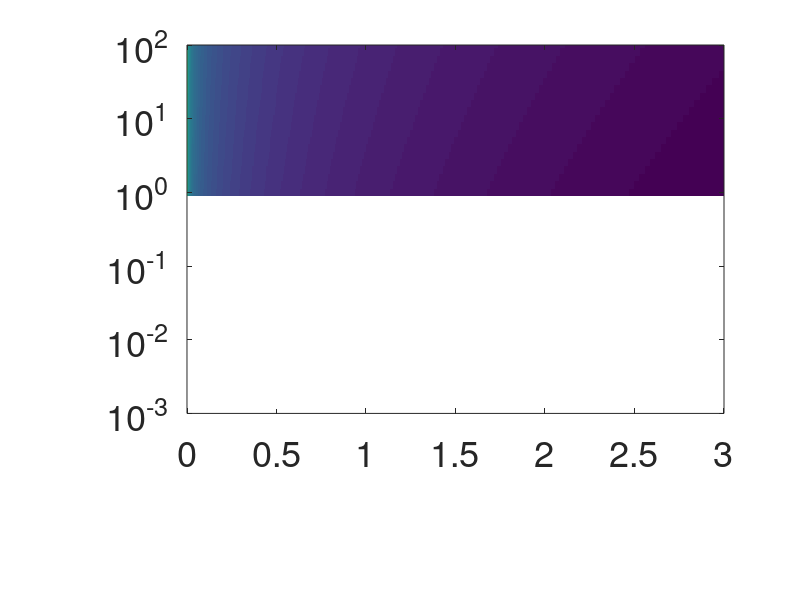

Recreate this plot in MATLAB. (Note: this script raises an error after producing the figure.)
clear all

DeltaA = 6.5e-18; % m^2
N = 1000;
k = 1; % 1/s
a = 1e-5; % m
eta = 1e-3; % Pa*s
beta = 2.5e20; % 1/J
D = 1.5e-10; % m^2/s
K = 5e-14; % m^2

vvec = linspace(1e-9,3e-6,1e3); % m/s
Gvec = logspace(-3,2,1e3);
v = vvec'*ones(1,length(Gvec));
G = ones(length(vvec),1)*Gvec;
v_ = vvec*1e6; % um/s

% precision ratio, P_chem^exo/P_mech
q = beta*eta*v*a^2*DeltaA/K;
R = G*sqrt(D/a^2)./q/sqrt(N*k);

% bound color range
Rmax = 1e3;
Rmin = 1e-3;
R(R>Rmax) = Rmax;
R(R<Rmin) = Rmin;

% create theory region for G <= 0 (R <= 0)
G2vec = linspace(-.2,0,10);
R2 = Rmin*ones(length(v_),length(G2vec));

% create colormap
Z = 1e2;
cmin = log10(Rmin);
cmax = log10(Rmax);
cmap1 = [linspace(0,1,Z)' linspace(0,1,Z)' ones(Z,1)]; % blue to white
cmap2 = [ones(Z,1) linspace(1,0,Z)' linspace(1,0,Z)']; % white to red
cmap = [cmap1;cmap2];

fs = 30; fs2 = 26;
ms = 20;
lw = 2;
w = .03; % um/s (error bar cap width)

% theory
figure(1); clf
subplot(30,8,[2:8 10:16 18:24 26:32 34:40 42:48 50:56 58:64 ...
    66:72 74:80 82:88 90:96 98:104 106:112 114:120 122:128 ...
    130:136 138:144 146:152 154:160 162:168 170:176 178:184])
imagesc(v_,Gvec,log10(R)')
set(gca,'ydir','normal','yscale','log','fontsize',fs2,...
    'xticklabels',[],'ytick',10.^(-2:2:2))
xlim([0 max(v_)])
ylim([min(Gvec) max(Gvec)])
ylabel('Gradient, $G = g\sqrt{a^5/c}\quad\quad\,$',...
    'interpreter','latex','fontsize',fs)
caxis([cmin cmax])
colormap(cmap)

subplot(10,8,66:72)
imagesc(v_,G2vec,log10(R2)')
set(gca,'ydir','normal','fontsize',fs2,'ytick',[-.2 0])
xlim([0 max(v_)])
ylim([min(G2vec) max(G2vec)])
xlabel('Fluid velocity, $v$ ($\mu$m/s)','interpreter','latex',...
    'fontsize',fs)
caxis([cmin cmax])
colormap(cmap)

% Moon 2023 data
load('fig3b.mat')
% flow only -- upstream
v0 = 1.5; % um/s
dv0 = .05; % um/s
G0bar = 0;
% chemical only -- up-gradient
v1 = 0; % um/s
% chemical vs flow, small-G region -- upstream
v2 = 1.5; % um/s
dv2 = .05; % um/s
% chemical vs flow, large-G region -- up-gradient
v3 = 1.5; % um/s
dv3 = .05; % um/s
% chemical with flow, small-G region (saturation) -- neither
v4 = 1.5; % um/s
dv4 = .05; % um/s

subplot(30,8,[2:8 10:16 18:24 26:32 34:40 42:48 50:56 58:64 ...
    66:72 74:80 82:88 90:96 98:104 106:112 114:120 122:128 ...
    130:136 138:144 146:152 154:160 162:168 170:176 178:184])
hold on
plot([v1 v1],G1bar+dG1*[-1 1],'k-','linewidth',lw)
plot([v1-w v1+w],(G1bar-dG1)*[1 1],'k-','linewidth',lw)
plot([v1-w v1+w],(G1bar+dG1)*[1 1],'k-','linewidth',lw)
plot([v2 v2],G2bar+dG2*[-1 1],'k-','linewidth',lw)
plot([v2-w v2+w],(G2bar-dG2)*[1 1],'k-','linewidth',lw)
plot([v2-w v2+w],(G2bar+dG2)*[1 1],'k-','linewidth',lw)
plot([v3 v3],G3bar+dG3*[-1 1],'k-','linewidth',lw)
plot([v3-w v3+w],(G3bar-dG3)*[1 1],'k-','linewidth',lw)
plot([v3-w v3+w],(G3bar+dG3)*[1 1],'k-','linewidth',lw)
plot(v1,G1bar,'ko','markersize',ms,'linewidth',lw,'markerfacecolor','r')
plot(v2,G2bar,'ko','markersize',ms,'linewidth',lw,'markerfacecolor','b')
plot(v3,G3bar,'ko','markersize',ms,'linewidth',lw,'markerfacecolor','r')

subplot(10,8,66:72)
hold on
plot(v0,G0bar,'ko','markersize',ms,'linewidth',lw,'markerfacecolor','b')
plot(v4,G4bar,'ko','markersize',ms,'linewidth',lw,'markerfacecolor','w')

% Our data
L = 1e3; % um
x = linspace(0,L,1e3); % um
dx = x(2)-x(1);
d = 100; % um -- excluded edge width
[ig,i1] = min(abs(x-d));
[ig,i2] = min(abs(x-(L-d)));

% chemical only -- up-gradient
v5 = 0;
c1 = 0; % 1/um^3
c2 = 5*.6; % 1/um^3
c = c1 + x*(c2-c1)/L; % 1/um^3
g = (c2-c1)/L; % 1/um^4
G = g*sqrt(a^5./c);
G5bar = sum(G(i1:i2))/(L-2*d);
dG5 = sqrt(sum((G(i1:i2)).^2)/(L-2*d) - G5bar^2);

% flow only -- upstream
v6 = 2.5; % um/s
G6bar = 0;

% chemical vs flow, small G -- upstream
v7 = 2.5; % um/s
c1 = 2.5*.6; % 1/um^3
c2 = 5*.6; % 1/um^3
Du = D*(1e6)^2; % um^2/s
c = c1 + (c2-c1)*((exp(v7*x/Du)-1)/(exp(v7*L/Du)-1)); % 1/um^3
g = v7*(c2-c1)*exp(v7*x/Du)/Du/(exp(v7*L/Du)-1); % 1/um^4
G = g.*sqrt(a^5./c);
G7bar = sum(G(i1:i2))/(L-2*d);
dG7 = sqrt(sum((G(i1:i2)).^2)/(L-2*d) - G7bar^2);

% chemical vs flow, large G -- up-gradient
v8 = 2.5; % um/s
c1 = 0; % 1/um^3
c2 = 10*.6; % 1/um^3
Du = D*(1e6)^2; % um^2/s
c = c1 + (c2-c1)*((exp(v8*x/Du)-1)/(exp(v8*L/Du)-1)); % 1/um^3
g = v8*(c2-c1)*exp(v8*x/Du)/Du/(exp(v8*L/Du)-1); % 1/um^4
G = g.*sqrt(a^5./c);
G8bar = sum(G(i1:i2))/(L-2*d);
dG8 = sqrt(sum((G(i1:i2)).^2)/(L-2*d) - G8bar^2);

subplot(30,8,[2:8 10:16 18:24 26:32 34:40 42:48 50:56 58:64 ...
    66:72 74:80 82:88 90:96 98:104 106:112 114:120 122:128 ...
    130:136 138:144 146:152 154:160 162:168 170:176 178:184])
plot([v5 v5],G5bar+dG5*[-1 1],'k-','linewidth',lw)
plot([v5-w v5+w],(G5bar-dG5)*[1 1],'k-','linewidth',lw)
plot([v5-w v5+w],(G5bar+dG5)*[1 1],'k-','linewidth',lw)
plot(v5,G5bar,'k^','markersize',ms,'linewidth',lw,'markerfacecolor','r')
plot([v8 v8],[G8bar*.5 G8bar+dG8],'k-','linewidth',lw) % down-arrow pt 1
plot([v8 v8+w],[G8bar*.5 G8bar*.6],'k-','linewidth',lw) % down-arrow pt 2
plot([v8 v8-w],[G8bar*.5 G8bar*.6],'k-','linewidth',lw) % down-arrow pt 3
plot([v8-w v8+w],(G8bar-dG8)*[1 1],'k-','linewidth',lw)
plot([v8-w v8+w],(G8bar+dG8)*[1 1],'k-','linewidth',lw)
plot(v8,G8bar,'k^','markersize',ms,'linewidth',lw,'markerfacecolor','r')
plot([v7 v7],[G7bar*.5 G7bar+dG7],'k-','linewidth',lw) % down-arrow pt 1
plot([v7 v7+w],[G7bar*.5 G7bar*.6],'k-','linewidth',lw) % down-arrow pt 2
plot([v7 v7-w],[G7bar*.5 G7bar*.6],'k-','linewidth',lw) % down-arrow pt 3
plot([v7-w v7+w],(G7bar-dG7)*[1 1],'k-','linewidth',lw)
plot([v7-w v7+w],(G7bar+dG7)*[1 1],'k-','linewidth',lw)
plot(v7,G7bar,'k^','markersize',ms,'linewidth',lw,'markerfacecolor','b')
box on

subplot(10,8,66:72)
plot(v6,G6bar,'k^','markersize',ms,'linewidth',lw,'markerfacecolor','b')
box on

print(gcf,'-depsc','fig3b.eps')

% for colorbar
figure(2); clf
imagesc(v_,Gvec,log10(R)')
set(gca,'ydir','normal','yscale','log','fontsize',fs2,...
    'xticklabels',[])
xlim([0 max(v_)])
ylim([min(Gvec) max(Gvec)])
caxis([cmin cmax])
colormap(cmap)
ch = colorbar;
ch.TickLabels = {'≤10^{-3}','10^{-2}','10^{-1}','10^0',...
    '10^1','10^2','≥10^3'};
print(gcf,'-depsc','fig3b_colorbar.eps')
